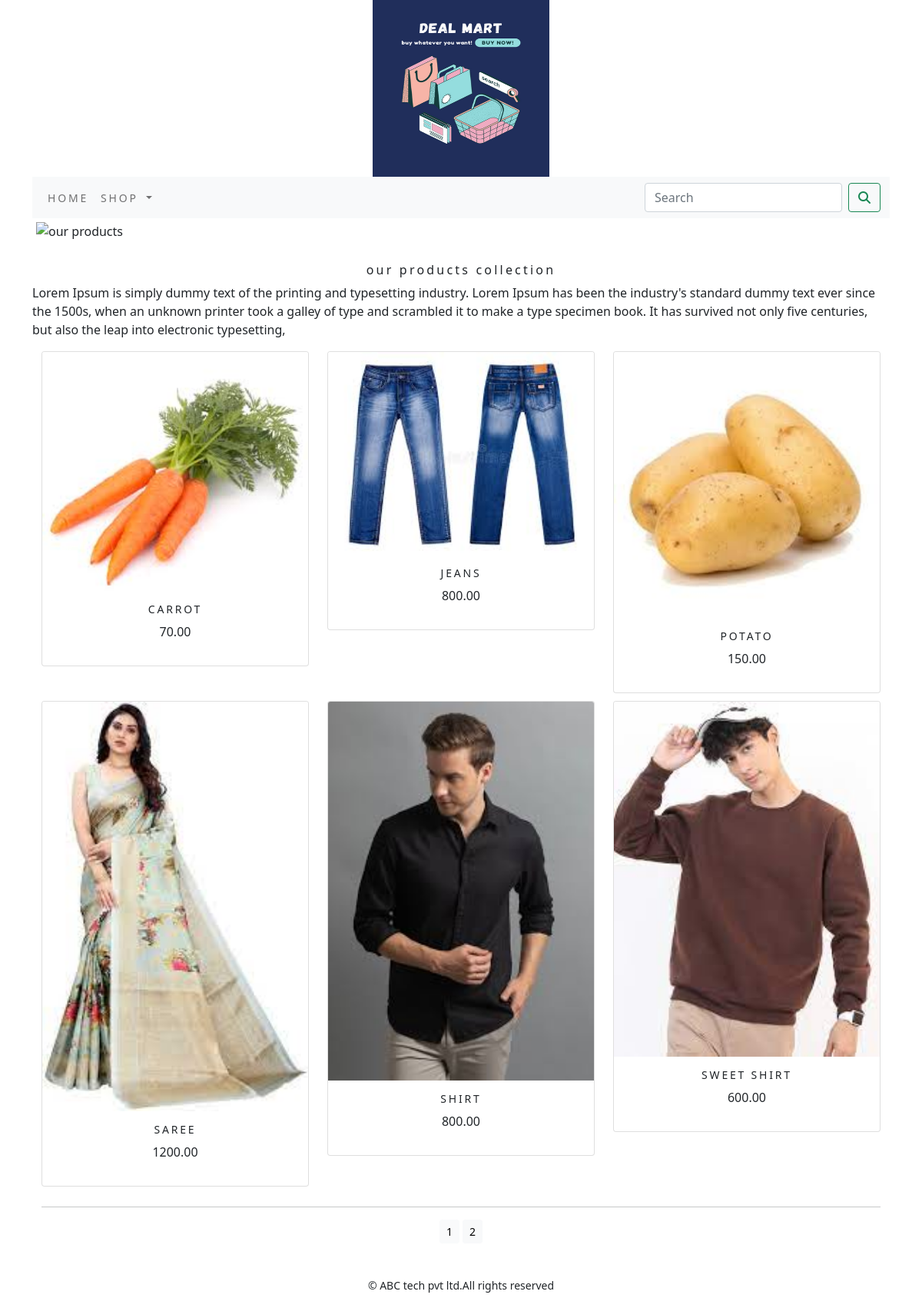
The app's page /shop/ with its own data.
### shop/models.py (models this page shows, shortened)
class Product(models.Model):
    name=models.CharField(max_length=250,unique=True)
    slug = models.SlugField(max_length=250, unique=True)
    description = models.TextField(blank=True)
    price=models.DecimalField(max_digits=10,decimal_places=2)
    category=models.ForeignKey(Category,on_delete=models.CASCADE)
    image = models.ImageField(upload_to='product', blank=True)
    stock=models.IntegerField()
    available=models.BooleanField(default=True)
    created=models.DateTimeField(auto_now_add=True)
    updated=models.DateTimeField(auto_now=True)
    def get_url(self):
        return reverse('shop:prodCatdetail',args=[self.category.slug,self.slug])
    class Meta:
        ordering = ('name',)
        verbose_name = 'product'
        verbose_name_plural = 'products'

### shop/views.py (the view)
# urls.py: path('',views.allProdCat,name='allProdCat'),
def allProdCat(request,c_slug=None):
    c_page=None
    products_list=None
    if c_slug!=None:
        c_page=get_object_or_404(Category,slug=c_slug)
        products_list=Product.objects.all().filter(category=c_page,available=True)
    else:
        products_list=Product.objects.all().filter(available=True)
    paginator=Paginator(products_list,6)
    try:
        page=int(request.GET.get('page','1'))
    except:
        page=1
    try:
        products=paginator.page(page)
    except (EmptyPage,InvalidPage):
        products=paginator.page(paginator.num_pages)
    return  render(request,"category.html",{'category':c_page,'products':products})

### cart/context_processors.py (called while the page is built)
def counter(request):
    item_count=0
    if 'admin' in request.path:
        return  {}
    else:
        try:
            cart=Cart.objects.filter(cart_id=_cart_id(request))
            car_items=CartItem.objects.all().filter(cart=cart[:1])
            for cart_item in car_items:
                item_count += cart_item.quantity
        except Cart.DoesNotExist:
            item_count =0
    return  dict(item_count=item_count)

### cart/views.py (called while the page is built)
def _cart_id(request):
    cart=request.session.session_key
    if not cart:
        cart=request.session.create()
    return cart

### shop/context_processors.py (called while the page is built)
def menu_links(request):
    links=Category.objects.all()
    return dict(links=links)

### shop/models.py (called while the page is built)
    def get_url(self):
        return  reverse('shop:products_by_category',args=[self.slug])

### templates/category.html (shortened to what this page needs)
{% extends 'base.html' %}
{% load static %}
{% block content %}
<div class="mx-auto">
   {% if category %}
         <img class="my_image" src="{{category.image.url}}" alt="{{category.name}}">
</div>
   <br>
<div>
       <h1 class="text-center my_title">{{category.name}}</h1>
        <p class="text-justify">{{category.description}}</p>
</div>
    {% else %}
<div>
<img class="my_image my_image_padding" src="{% static 'img/baner.png' %}" alt="our products" width="1250px;">
</div>
<br>
<div>
   <h1 class="text-center my_title"> our products collection</h1>
   <p class="text-justify">Lorem Ipsum is simply dummy text of the printing and typesetting industry. Lorem Ipsum has been the industry's standard dummy text ever since the 1500s, when an unknown printer took a galley of type and scrambled it to make a type specimen book. It has survived not only five centuries, but also the leap into electronic typesetting,</p>
</div>
  {% endif %}
<div class="container">
   <div class="row mx_auto">
      {% for product in products.object_list %}
      <div class="my_bottom_margin col-9 col-sm-12 col-md-4 col-lg-4">
         <div class="card text-center" style="min-width:18rem;">
            <a href="{{product.get_url}}"><img class="card-img-top my_image" src="{{product.image.url}}" alt="{{product.name}}"></a>
         <div class="card-body">
           <h4> {{product.name}}</h4>
            <p> {{product.price}}</p>
         </div>
         </div>
      </div>
      {% endfor %}
   </div>
    <div class="mx-auto">
        {% if products.paginator.num_pages > 1 %}
        <hr>
        <div class="text-center">
            {% for pg in products.paginator.page_range %}
                 <a href="?page={{pg}}" class="btn btn-light btn-sm {% if products.number == pg %} active {% endif %}}">{{pg}}</a>
            {% endfor %}
        </div>
        {% endif %}
    </div>
    <br>
</div>
{% endblock %}

### templates/base.html (shortened to what this page needs)
{% load static %}
<!DOCTYPE html>
<html lang="en">
<head>
    <link rel="stylesheet" href="{% static 'css/custom.css' %}">
        <link href="{% static 'css/bootstrap.min.css' %}" rel="stylesheet">
</head>
<body>
<div class="container">
{% include 'header.html' %}
{% include 'nav.html' %}
{%  block content %}
{% endblock %}
</div>
{% include 'footer.html' %}
</body>
</html>

### templates/header.html
{% load static %}
<header>
  <center>
      <a href ="{% url 'shop:allProdCat' %}"> </a> <img src="{% static 'img/logoo.png' %}" alt="logimage" width="230px;" height="230px;">
   </center>
</header>

### templates/nav.html (shortened to what this page needs)
<nav class="navbar navbar-expand-lg navbar-light bg-light">
  <div class="container-fluid">
    <div class="collapse navbar-collapse" id="navbarSupportedContent">
      <ul class="navbar-nav me-auto mb-2 mb-lg-0">
        <li class="nav-item">
          <a class="nav-link" href="#">Home</a>
        </li>
        <li class="nav-item dropdown {% if 'shop' in request.path %} active {% endif %}">
          <a class="nav-link dropdown-toggle" href="#" id="navbarDropdown" role="button" data-bs-toggle="dropdown" aria-expanded="false">
            Shop
          </a>
        </li>
      </ul>
      <form class="d-flex" action="{% url 'search_app:SearchResult' %}" method="get">
        <input class="form-control me-2" type="search" placeholder="Search" name="q" aria-label="Search">
        <button class="btn btn-outline-success" type="submit"><i class="fa fa-search" ></i></button>
      </form>
    </div>
  </div>
</nav>

### templates/footer.html
<div class="footer navbar-fixed-bottom my_footer">
  <p class="text-center">&copy; ABC tech pvt ltd.All rights reserved</p>
</div>

### static/css/custom.css (style rules this page uses)
body { font-family: 'Roboto', sans-serif; }
.nav-item { letter-spacing : .2em; font-size :14px; text-transform :uppercase; }
.my_footer { background-color:#f8f9a; height:60px; }
.my_footer p { padding-top:20px; font-size:14px; }
.my_image { width:100%; height:auto; }
.my_title { font-size:16px; text_transform:uppercase; letter-spacing:.2em; }
.my_image_padding { padding:5px; }
.my_bottom_margin { margin-bottom:10px; }
.card-body h4 { font-size:14px; text-transform:uppercase; letter-spacing:.2em; }

### records on screen
Product: image (picture), name "CARROT", price "70.00"
Product: image (picture), name "JEANS", price "800.00"
Product: image (picture), name "POTATO", price "150.00"
Product: image (picture), name "SAREE", price "1200.00"
Product: image (picture), name "SHIRT", price "800.00"
Product: image (picture), name "SWEET SHIRT", price "600.00"

### other values on screen
{{ pg }} "1" "2"
